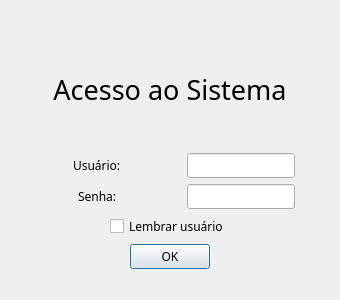
<?xml version="1.0" encoding="UTF-8"?>
<ui version="4.0">
 <class>login_dialog</class>
 <widget class="QDialog" name="login_dialog">
  <property name="geometry">
   <rect>
    <x>0</x>
    <y>0</y>
    <width>340</width>
    <height>300</height>
   </rect>
  </property>
  <property name="minimumSize">
   <size>
    <width>340</width>
    <height>300</height>
   </size>
  </property>
  <property name="font">
   <font>
    <family>Lohit Punjabi</family>
   </font>
  </property>
  <property name="windowTitle">
   <string>FIcha Online - Login</string>
  </property>
  <layout class="QHBoxLayout" name="horizontalLayout">
   <item>
    <layout class="QGridLayout" name="login_grid_layout">
     <property name="leftMargin">
      <number>20</number>
     </property>
     <property name="rightMargin">
      <number>20</number>
     </property>
     <item row="6" column="0" colspan="2" alignment="Qt::AlignHCenter">
      <widget class="QCheckBox" name="remember_user_check_box">
       <property name="focusPolicy">
        <enum>Qt::NoFocus</enum>
       </property>
       <property name="text">
        <string>Lembrar usuário</string>
       </property>
      </widget>
     </item>
     <item row="10" column="0" colspan="2">
      <spacer name="grid_panel_bottom_horizontal_spacer">
       <property name="orientation">
        <enum>Qt::Horizontal</enum>
       </property>
       <property name="sizeHint" stdset="0">
        <size>
         <width>40</width>
         <height>20</height>
        </size>
       </property>
      </spacer>
     </item>
     <item row="5" column="1" alignment="Qt::AlignHCenter">
      <widget class="QLineEdit" name="password_line_edit">
       <property name="focusPolicy">
        <enum>Qt::TabFocus</enum>
       </property>
       <property name="echoMode">
        <enum>QLineEdit::Normal</enum>
       </property>
      </widget>
     </item>
     <item row="5" column="0" alignment="Qt::AlignHCenter">
      <widget class="QLabel" name="password_label">
       <property name="text">
        <string>Senha: </string>
       </property>
      </widget>
     </item>
     <item row="4" column="1" alignment="Qt::AlignHCenter">
      <widget class="QLineEdit" name="user_line_edit">
       <property name="focusPolicy">
        <enum>Qt::TabFocus</enum>
       </property>
      </widget>
     </item>
     <item row="4" column="0" alignment="Qt::AlignHCenter">
      <widget class="QLabel" name="user_label">
       <property name="text">
        <string>Usuário: </string>
       </property>
      </widget>
     </item>
     <item row="9" column="0" colspan="2">
      <layout class="QHBoxLayout" name="acess_button_horizontal_layout">
       <item>
        <spacer name="left_acess_button_horizontal_spacer">
         <property name="orientation">
          <enum>Qt::Horizontal</enum>
         </property>
         <property name="sizeHint" stdset="0">
          <size>
           <width>40</width>
           <height>20</height>
          </size>
         </property>
        </spacer>
       </item>
       <item>
        <widget class="QPushButton" name="acess_push_button">
         <property name="text">
          <string>OK</string>
         </property>
        </widget>
       </item>
       <item>
        <spacer name="rigth_acess_button_horizontal_spacer">
         <property name="orientation">
          <enum>Qt::Horizontal</enum>
         </property>
         <property name="sizeHint" stdset="0">
          <size>
           <width>40</width>
           <height>20</height>
          </size>
         </property>
        </spacer>
       </item>
      </layout>
     </item>
     <item row="2" column="0" colspan="2">
      <widget class="QLabel" name="acess_title_label">
       <property name="font">
        <font>
         <family>Lohit Punjabi</family>
         <pointsize>20</pointsize>
         <kerning>true</kerning>
        </font>
       </property>
       <property name="layoutDirection">
        <enum>Qt::LeftToRight</enum>
       </property>
       <property name="frameShadow">
        <enum>QFrame::Plain</enum>
       </property>
       <property name="text">
        <string>Acesso ao Sistema</string>
       </property>
       <property name="scaledContents">
        <bool>false</bool>
       </property>
       <property name="alignment">
        <set>Qt::AlignCenter</set>
       </property>
       <property name="wordWrap">
        <bool>true</bool>
       </property>
      </widget>
     </item>
     <item row="1" column="0" colspan="2">
      <spacer name="grid_panel_top_horizontal_spacer">
       <property name="orientation">
        <enum>Qt::Horizontal</enum>
       </property>
       <property name="sizeHint" stdset="0">
        <size>
         <width>40</width>
         <height>20</height>
        </size>
       </property>
      </spacer>
     </item>
    </layout>
   </item>
  </layout>
 </widget>
 <tabstops>
  <tabstop>user_line_edit</tabstop>
  <tabstop>password_line_edit</tabstop>
  <tabstop>acess_push_button</tabstop>
 </tabstops>
 <resources/>
 <connections/>
</ui>
